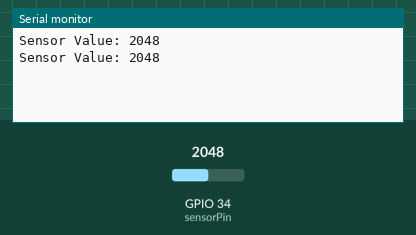
This sketch was run on a simulated ESP32. Parts: the last lines printed to the serial monitor. The inputs (shaded band) are chosen by the test bench; at power-on: GPIO 34 (sensorPin) = 2048.

Above: at 5.8 s.
5.9 s: GPIO 34 (sensorPin) set to 2866
At 10.5 s:
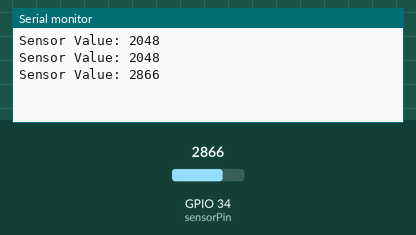
11.9 s: GPIO 34 (sensorPin) set to 3603
At 15.5 s:
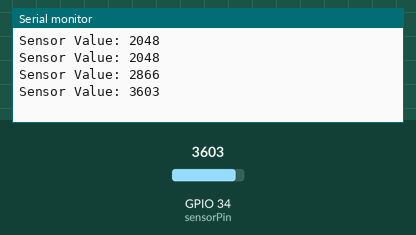
Timing chart, 0 to 17.0 s (numbered marks = the images above; inputs shaded):
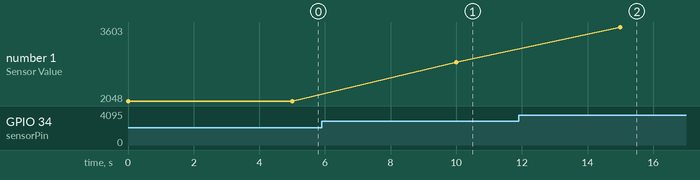

The sketch:

code_for_alcoholsensor.ino
```cpp
const int sensorPin = 34;

void setup() {
  pinMode(sensorPin, INPUT);
  Serial.begin(115200);
}

void loop() {

  int sensorValue = analogRead(sensorPin);


  Serial.print("Sensor Value: ");
  Serial.println(sensorValue);

  // Add a delay for better readability
  delay(5000);
}

//2700 max
```

Measured:
- after the input at 5.9 s, the serial monitor: prints a new line after 4.1 s (image 1)
- after the input at 11.9 s, the serial monitor: prints a new line after 3.1 s (image 2)
- plotted number 1: 2048 → 2866 after the input at 5.9 s, 2866 → 3603 after the input at 11.9 s
